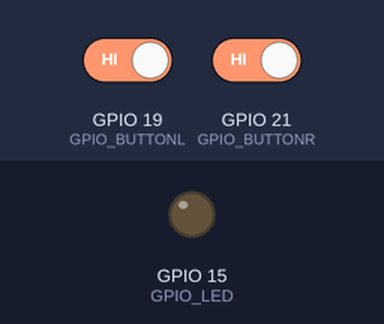
Bench run of a sketch on a simulated ESP32. Parts: output pins drawn as LEDs (lit = HIGH). The inputs (shaded band) are chosen by the test bench; at power-on: GPIO 19 (GPIO_BUTTONL) HIGH, GPIO 21 (GPIO_BUTTONR) HIGH. WiFi joins after 1.5 s; servers stay silent unless stated; the local clock reads 2024-03-15 10:24:30 at power-on unless the sketch sets it; not simulated (calls return 0 or success): secret.h; what the sketch prints to the serial monitor is not drawn.

Above: at 4.7 s.
4.8 s: GPIO 19 (GPIO_BUTTONL) driven LOW and GPIO 21 (GPIO_BUTTONR) driven LOW
At 5.8 s:
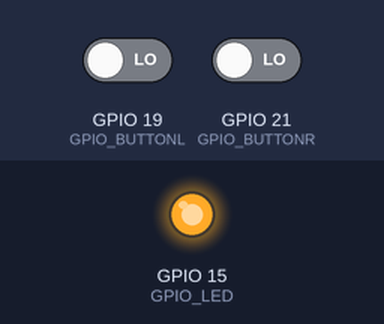
6.3 s: GPIO 19 (GPIO_BUTTONL) driven HIGH
At 6.8 s:
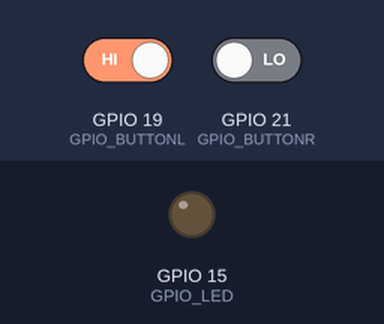
7.8 s: GPIO 19 (GPIO_BUTTONL) driven LOW
At 8.1 s:
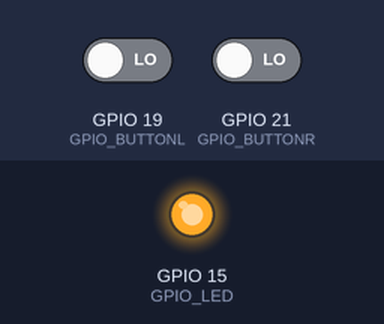
Timing chart, 0 to 10.8 s (numbered marks = the images above; inputs shaded):
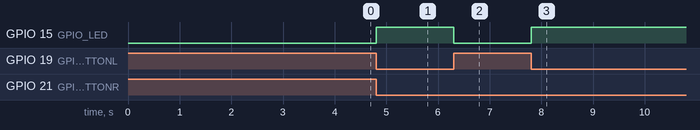

The sketch:

priorities.ino
```cpp
//Rutger Harmers
//Priorities opdracht, week 3
#include "secret.h"
#include <WiFi.h>
#include "time.h"
#include "esp_sntp.h"

#define GPIO_LED 15
#define GPIO_BUTTONL 19
#define GPIO_BUTTONR 21

void WiFi_connect(){
  WiFi.begin(ssid, password);
  while (WiFi.status() != WL_CONNECTED) {
      delay(500);
      printf(".");
  }
  printf("Connected\r\n");
}

char* printLocalTime()
{
 //https://docs.espressif.com/projects/esp-idf/en/latest/esp32/apireference/system/system_time.html
 time_t now;
 char *time_buf = (char*)malloc(64 * sizeof(char));
 struct tm timeinfo;
 time(&now);
 localtime_r(&now, &timeinfo);
 strftime(time_buf, (64 * sizeof(char)), "%c", &timeinfo);
 //ESP_LOGI(TAG, "\r\nThe current date/time is: %s\r\n", time_buf);
 return time_buf;
}

const char* ntpServer = "nl.pool.ntp.org";
const long gmtOffset_sec = 3600;
const int daylightOffset_sec = 3600;

static QueueHandle_t queue;
static QueueHandle_t opdrqueue;
static const int reset_press = -998;
//
// Button Debouncing task:
//
static void debounce_task(void *argp) {
  unsigned button_gpio = *(unsigned*)argp;
  uint32_t level, state = 0;
  uint32_t mask = 0x7FFFFFFF;
  int event, last = -999;

for (;;) {
  level = !digitalRead(button_gpio);
  state = (state << 1) | level;
  if ( (state & mask) == mask )
    event = button_gpio; // Press
  else
    event = -button_gpio; // Release

  if ( event != last ) {
    if ( xQueueSendToBack(queue,&event,0) == pdPASS ) {
      last = event;
    } else if ( event < 0 ) {
      do {
        xQueueReset(queue); // Empty queue
      } while ( xQueueSendToBack(queue,&reset_press,0) != pdPASS );
      last = event;
    }
  }
  taskYIELD();
  }
}

//
// Hydraulic Press Task (LED)
//
static void press_task(void *argp) {
  static const uint32_t enable = (1 << GPIO_BUTTONL)
    | (1 << GPIO_BUTTONR);
  BaseType_t s;
  int event;
  uint32_t state = 0;

  // Make sure press is OFF
  digitalWrite(GPIO_LED,LOW);

  for (;;) {
    char prior[30];
    s = xQueueReceive(
      queue,
      &event,
      portMAX_DELAY
    );
    assert(s == pdPASS);

    if ( event == reset_press ) {
      digitalWrite(GPIO_LED,LOW);
      state = 0; printf("Reset\n");
      continue;
    }

    if ( event >= 0 ) {
      // Button press
      state |= 1 << event;
    } else {
      // Button release
      state &= ~(1 << -event);
    }

    if ( state == enable ) {
      digitalWrite(GPIO_LED,HIGH);
      if( xQueueSendToBack(opdrqueue, printLocalTime(), 0) != pdPASS)
      {
        xQueueReceive(opdrqueue, &prior, 0);
        printf("Data van %s vrij na 10 presses\r\n", prior);
        xQueueSendToBack(opdrqueue, printLocalTime(), 0);
      }

    } else {
      // Deactivate press
      digitalWrite(GPIO_LED,LOW);
    }
  }
}
static void timeprio(void * argp){
  sntp_setoperatingmode(SNTP_OPMODE_POLL);
  sntp_setservername(0, "pool.ntp.org");
  sntp_init();
  setenv("TZ", "CET-1CEST-2,M3.5.0/02:00:00,M10.5.0/03:00:00", 1);
  tzset();
  vTaskDelete(NULL);
}

//
// Initialization:
//
void setup() {
  int app_cpu = xPortGetCoreID();
  static int left = GPIO_BUTTONL;
  static int right = GPIO_BUTTONR;
  TaskHandle_t h;
  BaseType_t rc;
  WiFi_connect();

  delay(2000); // Allow USB to connect
  queue = xQueueCreate(2,sizeof(int));
  assert(queue);
  opdrqueue = xQueueCreate(10,30*sizeof(char));
  assert(opdrqueue);

  pinMode(GPIO_LED,OUTPUT);
  pinMode(GPIO_BUTTONL,INPUT_PULLUP);
  pinMode(GPIO_BUTTONR,INPUT_PULLUP);
  rc = xTaskCreatePinnedToCore(
    debounce_task,
      "debounceL",
      2048, // Stack size
      &left, // Left button gpio
      1, // Priority
      &h, // Task handle
      app_cpu // CPU
  );
  assert(rc == pdPASS);
  assert(h);

  rc = xTaskCreatePinnedToCore(
    debounce_task,
      "debounceR",
      2048, // Stack size
      &right, // Right button gpio
      1, // Priority
      &h, // Task handle
      app_cpu // CPU
  );
  assert(rc == pdPASS);
  assert(h);

  rc = xTaskCreatePinnedToCore(
    press_task,
    "LED",
    2048, // Stack size
    nullptr, // Not used
    1, // Priority
    &h, // Task handle
    app_cpu // CPU
  );
  assert(rc == pdPASS);
  assert(h);

  rc = xTaskCreatePinnedToCore(
    timeprio,
    "time",
    2048, // Stack size
    nullptr, // Not used
    2, //Priority
    &h, //Task handle
    app_cpu // CPU
  );
  assert(rc == pdPASS);
  assert(h);
}

// Not used:
void loop() {
  vTaskDelete(nullptr);
}
```

Measured:
- after the input at 4.8 s, GPIO 15 (GPIO_LED): LOW → HIGH at once
- after the input at 6.3 s, GPIO 15 (GPIO_LED): HIGH → LOW at once
- after the input at 7.8 s, GPIO 15 (GPIO_LED): LOW → HIGH at once
